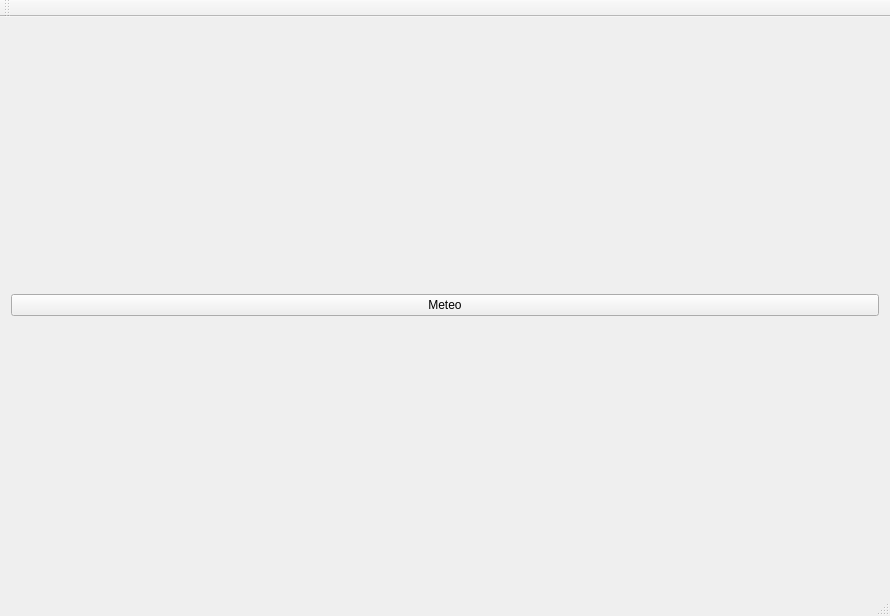
<?xml version="1.0" encoding="UTF-8"?>
<ui version="4.0">
 <class>MainWindow</class>
 <widget class="QMainWindow" name="MainWindow">
  <property name="geometry">
   <rect>
    <x>0</x>
    <y>0</y>
    <width>890</width>
    <height>616</height>
   </rect>
  </property>
  <property name="windowTitle">
   <string>MainWindow</string>
  </property>
  <widget class="QWidget" name="centralWidget">
   <layout class="QVBoxLayout" name="verticalLayout">
    <item>
     <widget class="QPushButton" name="pushButtonMeteo">
      <property name="text">
       <string>Meteo</string>
      </property>
     </widget>
    </item>
   </layout>
  </widget>
  <widget class="QMenuBar" name="menuBar">
   <property name="geometry">
    <rect>
     <x>0</x>
     <y>0</y>
     <width>890</width>
     <height>22</height>
    </rect>
   </property>
  </widget>
  <widget class="QToolBar" name="mainToolBar">
   <attribute name="toolBarArea">
    <enum>TopToolBarArea</enum>
   </attribute>
   <attribute name="toolBarBreak">
    <bool>false</bool>
   </attribute>
  </widget>
  <widget class="QStatusBar" name="statusBar"/>
 </widget>
 <layoutdefault spacing="6" margin="11"/>
 <resources/>
 <connections/>
</ui>
